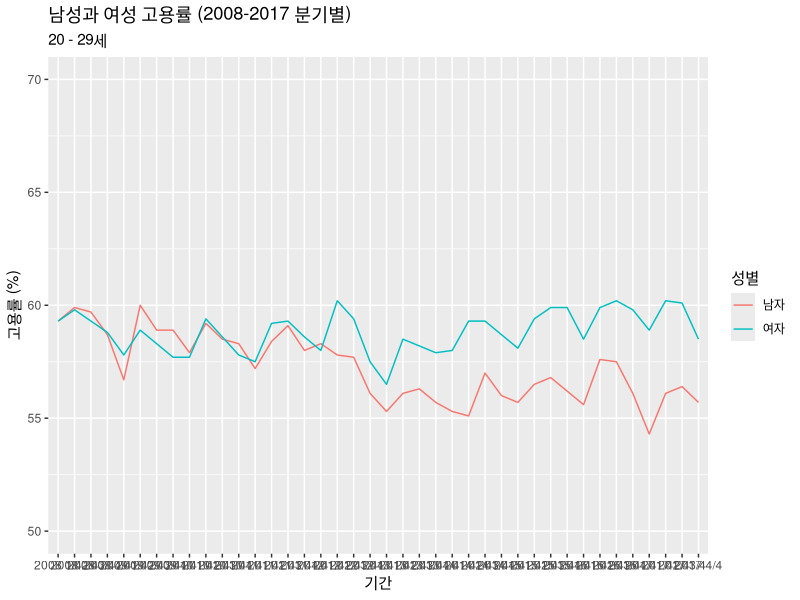
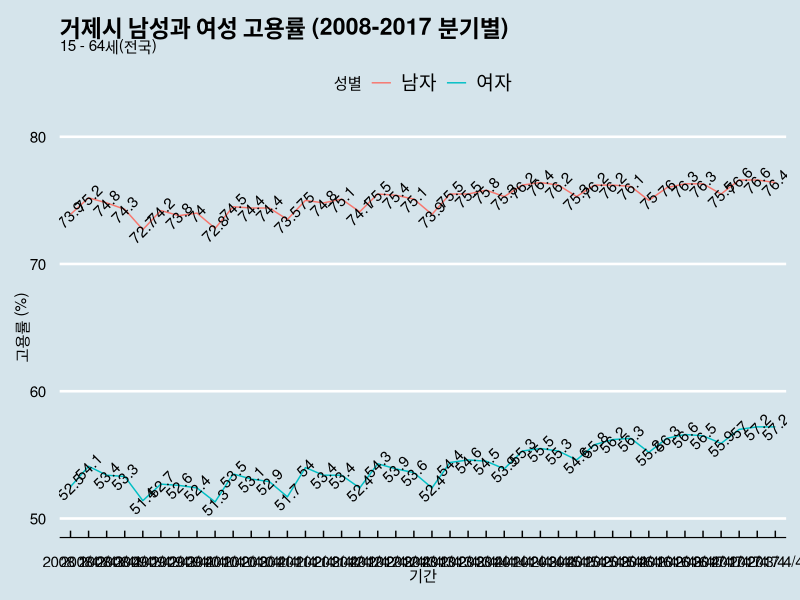

Recreate these plots in R, in order.
library(tidyverse)
library(readxl)
library(ggthemes)

national_ec <- read_excel("population/economic_national.xlsx") 

national_ec <- national_ec %>% .[-1,] %>% 
  gather(season, value, `2008 1/4`: `2017 4/4`)

ec_summarise_15_64 <- national_ec %>% 
  mutate(value = parse_double(value)) %>% 
  filter(연령계층별 == "15 - 64세") %>% 
  group_by(season, 성별) %>% 
  summarise(value = mean(value))

ec_summarise <- national_ec %>% 
  mutate(value = parse_double(value)) %>% 
  filter(연령계층별 == "20 - 29세") %>% 
  group_by(season, 성별) %>% 
  summarise(value = mean(value))

ggplot(ec_summarise) +
  geom_line(aes(season, value, color = 성별, group = 성별)) +
  scale_y_continuous(limits = c(50, 70)) +
  labs(title = "남성과 여성 고용률 (2008-2017 분기별)", subtitle = "20 - 29세", x = "기간", y = "고용률 (%)")


ggplot(ec_summarise_15_64) +
  geom_line(aes(season, value, color = 성별, group = 성별)) +
  geom_text(aes(x=season, y=value, label=value), position=position_dodge(0.3), angle=45) +
  scale_y_continuous(limits = c(50, 80)) +
  labs(title = "거제시 남성과 여성 고용률 (2008-2017 분기별)", subtitle = "15 - 64세(전국)", x = "기간", y = "고용률 (%)") +
  theme_economist()

write_csv(ec_summarise_15_64, "3장_8_남녀고용률.csv")
